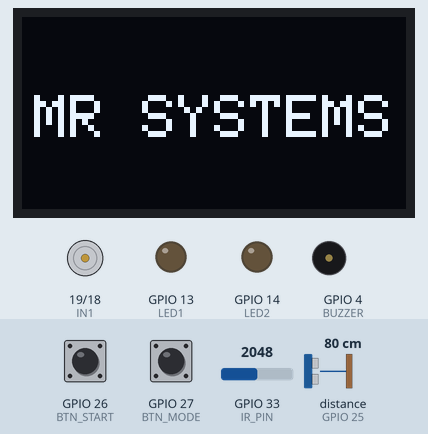
Recording of a sketch running on a simulated ESP32. On the bench: 128×64 one-colour display, motor-driver pin pairs drawn as motors (green arrow = first pin HIGH = forward, orange = second pin HIGH = backward, longer = more drive, scaled by the enable pin), output pins drawn as LEDs (lit = HIGH), buzzer (waves = sounding, pin HIGH). Inputs (shaded band) come from the test bench; at power-on: GPIO 26 (BTN_START) HIGH, GPIO 33 (IR_PIN) = 2048, distance to the obstacle (sensor on GPIO 25) 80 cm, GPIO 27 (BTN_MODE) HIGH. The echo pulse lasts 58.3 µs per cm; pins used as bus, display or sensor lines are not drawn.

Above: at 13.8 s.
At 17.7 s:
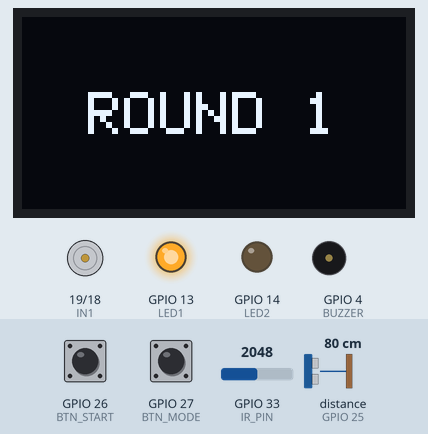
17.8 s: GPIO 26 (BTN_START) pulled LOW for 0.15 s
At 18.9 s:
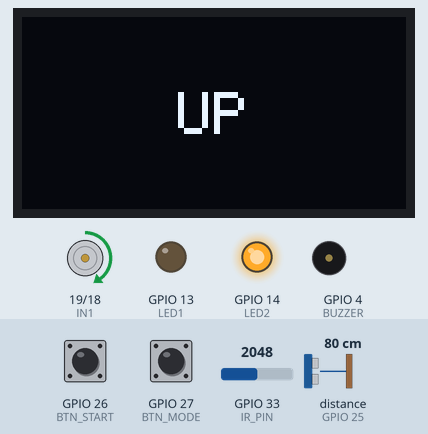
19.4 s: GPIO 33 (IR_PIN) set to 524
20.9 s: GPIO 33 (IR_PIN) set to 479
At 22.0 s:
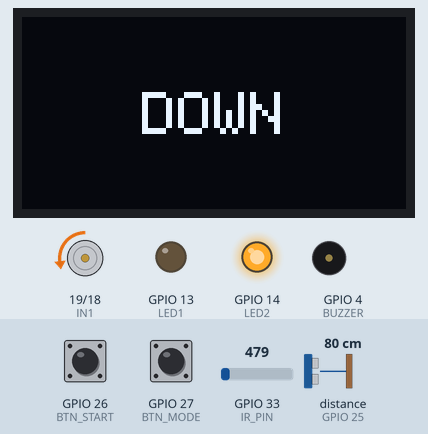
23.0 s: distance to the obstacle (sensor on GPIO 25) set to 17 cm
24.5 s: distance to the obstacle (sensor on GPIO 25) set to 14 cm
At 24.9 s:
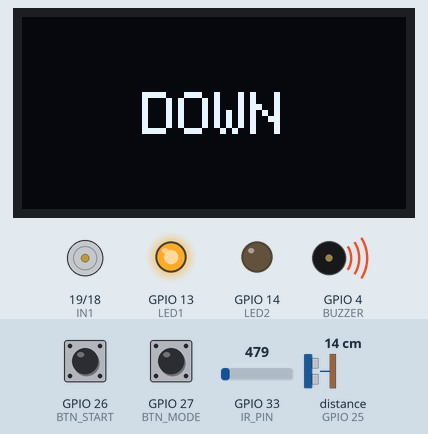
26.5 s: GPIO 27 (BTN_MODE) pulled LOW for 0.15 s
At 27.1 s:
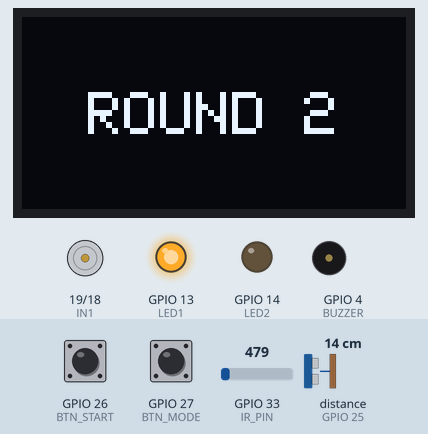
Timing chart, 0 to 29.1 s (numbered marks = the images above; inputs shaded):
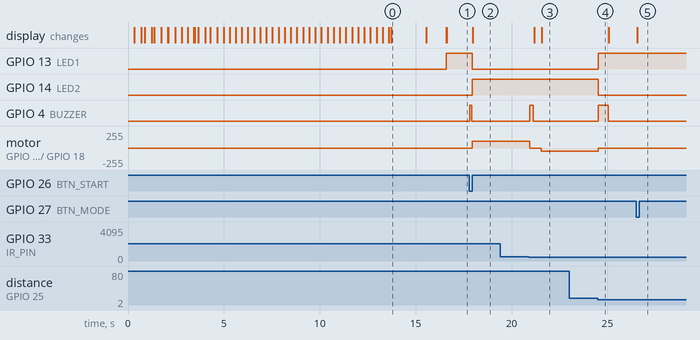

The sketch:

pipe_crawler_final.ino
```cpp
#include <Wire.h>
#include <Adafruit_GFX.h>
#include <Adafruit_SSD1306.h>
#include <math.h>

#define SCREEN_WIDTH 128
#define SCREEN_HEIGHT 64

Adafruit_SSD1306 display(SCREEN_WIDTH, SCREEN_HEIGHT, &Wire, -1);

// ===== PINS =====
#define IN1 19
#define IN2 18
#define PWM 23

#define IR_PIN 33
#define TRIG 32
#define ECHO 25

#define LED1 13
#define LED2 14
#define BUZZER 4

#define BTN_START 26
#define BTN_MODE 27

// ===== STATES =====
bool running = false;
bool goingUp = true;
bool lastStart = HIGH;
bool lastMode = HIGH;

int mode = 0;

bool roofDetected = false;
bool pauseActive = false;

unsigned long stopTime = 0;

bool midHoldDone = false;
bool midHoldActive = false;
unsigned long midHoldTime = 0;

float maxHeight = 0;
float halfHeight = 0;

int threshold = 500;
int speedUp = 100;
int speedDown = 50;

// ===== YOUR EXACT WELCOME (UNCHANGED) =====
int cx = 64;
int cy = 26;
int orbR = 14;
int botOffset = 5;

void drawOrb() {
  display.drawCircle(cx, cy, orbR, WHITE);
  display.drawCircle(cx, cy, orbR + 1, WHITE);
}

void drawBot(float angle) {

  float r = orbR + botOffset;

  int cx_bot = (int)(cx + cos(angle) * r);
  int cy_bot = (int)(cy + sin(angle) * r);

  float dx = cos(angle);
  float dy = sin(angle);

  float nx = -sin(angle);
  float ny = cos(angle);

  int bx = (int)(cx_bot + dx * 2);
  int by = (int)(cy_bot + dy * 2);

  int topX = (int)(bx + dx * 8);
  int topY = (int)(by + dy * 8);

  display.drawLine(bx, by, topX, topY, WHITE);
  display.drawLine(bx + nx*2, by + ny*2, topX + nx*2, topY + ny*2, WHITE);
  display.drawLine(bx - nx*2, by - ny*2, topX - nx*2, topY - ny*2, WHITE);

  display.drawLine(topX + nx*2, topY + ny*2, topX - nx*2, topY - ny*2, WHITE);

  int midX = (bx + topX) / 2;
  int midY = (by + topY) / 2;

  int armLen = 5;

  int arm1x = (int)(midX + nx * armLen + dx);
  int arm1y = (int)(midY + ny * armLen + dy);

  int arm2x = (int)(midX - nx * armLen + dx);
  int arm2y = (int)(midY - ny * armLen + dy);

  display.drawLine(midX, midY, arm1x, arm1y, WHITE);
  display.drawLine(midX, midY, arm2x, arm2y, WHITE);

  int wx1 = (int)(cx_bot + nx * 4);
  int wy1 = (int)(cy_bot + ny * 4);

  int wx2 = (int)(cx_bot - nx * 4);
  int wy2 = (int)(cy_bot - ny * 4);

  display.drawCircle(wx1, wy1, 2, WHITE);
  display.drawCircle(wx2, wy2, 2, WHITE);
}

void drawDots(float offset) {
  for (int i = 0; i < 360; i += 20) {
    float a = radians(i) + offset;
    int x = (int)(cx + cos(a) * (orbR + 4));
    int y = (int)(cy + sin(a) * (orbR + 4));
    display.drawPixel(x, y, WHITE);
  }
}

void drawScan(float angle) {
  int x = (int)(cx + cos(angle) * orbR);
  int y = (int)(cy + sin(angle) * orbR);
  display.fillCircle(x, y, 2, WHITE);
}

void centerText(const char* txt, int y, int size = 1) {
  display.setTextSize(size);
  int16_t x1, y1;
  uint16_t w, h;
  display.getTextBounds(txt, 0, 0, &x1, &y1, &w, &h);
  display.setCursor((128 - w) / 2, y);
  display.print(txt);
}

void bottomText(const char* txt) {
  display.fillRect(0, 52, 128, 12, BLACK);
  display.setTextSize(1);
  int16_t x1, y1;
  uint16_t w, h;
  display.getTextBounds(txt, 0, 0, &x1, &y1, &w, &h);
  display.setCursor((128 - w) / 2, 54);
  display.print(txt);
}

void bootAnim() {

  float angle = -PI/2;

  for (int i = 0; i < 50; i++) {
    display.clearDisplay();
    drawOrb();
    angle += 0.04;
    drawBot(angle);
    bottomText("BOOTING");
    display.display();
    delay(20);
  }

  for (int i = 0; i < 50; i++) {
    display.clearDisplay();
    drawOrb();
    angle += 0.04;
    drawBot(angle);
    bottomText("INITIALIZING");
    display.display();
    delay(20);
  }

  for (int i = 0; i < 70; i++) {
    display.clearDisplay();
    drawOrb();
    angle += 0.05;
    drawBot(angle);
    drawDots(angle);
    bottomText("SCANNING");
    display.display();
    delay(20);
  }

  for (int i = 0; i < 70; i++) {
    display.clearDisplay();
    drawOrb();
    angle += 0.06;
    drawBot(angle);
    drawScan(angle);
    bottomText("LOADING DRIVERS");
    display.display();
    delay(20);
  }

  for (int i = 0; i < 60; i++) {
    display.clearDisplay();
    drawOrb();
    angle += 0.03 + 0.02 * (1 - cos(angle));
    drawBot(angle);
    drawDots(angle);
    bottomText("ALMOST THERE");
    display.display();
    delay(20);
  }

  for (int i = 0; i < 40; i++) {
    display.clearDisplay();
    centerText("MR SYSTEMS", 26, 2);
    display.display();
    delay(20);
  }

  display.clearDisplay();

  display.drawCircle(cx, cy, orbR, WHITE);
  display.drawLine(cx - 5, cy, cx, cy + 5, WHITE);
  display.drawLine(cx, cy + 5, cx + 6, cy - 4, WHITE);

  centerText("READY", 44, 2);

  display.display();
  delay(1000);

  display.clearDisplay();
  display.display();
}

// ===== MOTOR + LOGIC (UNCHANGED) =====
void setSpeed(int s){ ledcWrite(PWM,s); }
void forward(){ digitalWrite(IN1,HIGH); digitalWrite(IN2,LOW); }
void backward(){ digitalWrite(IN1,LOW); digitalWrite(IN2,HIGH); }
void stopMotors(){ digitalWrite(IN1,LOW); digitalWrite(IN2,LOW); }

float getDistance(){
  digitalWrite(TRIG,LOW); delayMicroseconds(2);
  digitalWrite(TRIG,HIGH); delayMicroseconds(10);
  digitalWrite(TRIG,LOW);
  long d=pulseIn(ECHO,HIGH,30000);
  if(d==0)return -1;
  return d*0.034/2;
}

void beep(int t=100){
  digitalWrite(BUZZER,HIGH);
  delay(t);
  digitalWrite(BUZZER,LOW);
}

// ===== SETUP =====
void setup(){

  pinMode(IN1,OUTPUT); pinMode(IN2,OUTPUT);
  pinMode(IR_PIN,INPUT);
  pinMode(TRIG,OUTPUT); pinMode(ECHO,INPUT);

  pinMode(LED1,OUTPUT); pinMode(LED2,OUTPUT);
  pinMode(BUZZER,OUTPUT);

  pinMode(BTN_START,INPUT_PULLUP);
  pinMode(BTN_MODE,INPUT_PULLUP);

  ledcAttach(PWM,1000,8);

  Wire.begin(21,22);
  display.begin(SSD1306_SWITCHCAPVCC,0x3C);
  display.setTextColor(WHITE);

  bootAnim(); // EXACT WELCOME
}

// ===== LOOP (UNCHANGED LOGIC) =====
void loop(){

  bool s=digitalRead(BTN_START);
  bool m=digitalRead(BTN_MODE);

  if(lastMode==HIGH && m==LOW) mode=!mode;
  lastMode=m;

  if(lastStart==HIGH && s==LOW){
    running=!running;
    if(running){
      goingUp=true;
      roofDetected=false;
      pauseActive=false;
      midHoldDone=false;
      midHoldActive=false;
      maxHeight=0;
    }
    beep(120);
  }
  lastStart=s;

  if(!running){
    stopMotors();
    digitalWrite(LED2,LOW);
    digitalWrite(LED1,HIGH);
    display.clearDisplay();
    centerText(mode==0?"ROUND 1":"ROUND 2",25,2);
    display.display();
    return;
  }

  float dist=getDistance();
  int ir=analogRead(IR_PIN);

  if(goingUp && dist>0 && dist>maxHeight) maxHeight=dist;

  if(goingUp){

    digitalWrite(LED2,HIGH);
    digitalWrite(LED1,LOW);

    if(pauseActive){
      stopMotors();
      display.clearDisplay();
      centerText("CEILING",25,2);
      display.display();

      if(millis()-stopTime>=400){
        goingUp=false;
        pauseActive=false;
        halfHeight=maxHeight/2;
      }
      return;
    }

    setSpeed(speedUp);
    forward();

    display.clearDisplay();
    centerText("UP",25,2);
    display.display();

    if(ir<threshold && !roofDetected){
      roofDetected=true;
      stopMotors();
      beep(200);
      pauseActive=true;
      stopTime=millis();
    }
  }

  else{

    digitalWrite(LED2,HIGH);
    digitalWrite(LED1,LOW);

    if(mode==1 && !midHoldDone && dist>0 && abs(dist-halfHeight)<1.5){
      stopMotors();
      midHoldActive=true;
      midHoldTime=millis();
      midHoldDone=true;
      beep(300);
    }

    if(midHoldActive){
  digitalWrite(LED2,LOW);
  digitalWrite(LED1,HIGH);

  digitalWrite(BUZZER, HIGH); // 🔥 CONTINUOUS BUZZ

  display.clearDisplay();
  centerText("HOLD",25,2);
  display.display();

  if(millis()-midHoldTime>=10000){
    midHoldActive=false;
    digitalWrite(BUZZER, LOW); // 🔇 STOP BUZZ AFTER HOLD
  }
  return;
}

    setSpeed(speedDown);
    backward();

    display.clearDisplay();
    centerText("DOWN",25,2);
    display.display();

    static int confirm=0;
    if(dist>0 && dist<15) confirm++;
    else if(dist>25) confirm=0;

    if(confirm>=1){
      stopMotors();
      digitalWrite(LED2,LOW);
      digitalWrite(LED1,HIGH);
      beep(500);
      running=false;
    }
  }
}
```

Measured:
- the behaviour switches between 500 and 499 on GPIO 33 (IR_PIN) (found by bisection; images 2 and 3)
- the behaviour switches between 16 and 15 cm on distance to the obstacle (sensor on GPIO 25) (found by bisection; images 3 and 4)
- after the input at 17.8 s, GPIO 13 (LED1): HIGH → LOW after 0.14 s; GPIO 14 (LED2): LOW → HIGH after 0.14 s; GPIO 4 (BUZZER): LOW → HIGH at once, → LOW 0.12 s later; motor on GPIO 19 (IN1) / GPIO 18 (IN2): stopped → forward 100/255 after 0.14 s; the display: changes after 0.17 s (image 2)
- after the input at 19.4 s, every drawn part: stays the same
- after the input at 20.9 s, GPIO 4 (BUZZER): LOW → HIGH at once, → LOW 0.20 s later; motor on GPIO 19 (IN1) / GPIO 18 (IN2): forward 100/255 → stopped at once, → backward 50/255 0.61 s later; the display: first changes after 0.27 s (image 3 shows a later state)
- after the input at 23.0 s, every drawn part: stays the same
- after the input at 24.5 s, GPIO 13 (LED1): LOW → HIGH at once; GPIO 14 (LED2): HIGH → LOW at once; GPIO 4 (BUZZER): LOW → HIGH at once, → LOW 0.50 s later; motor on GPIO 19 (IN1) / GPIO 18 (IN2): backward 50/255 → stopped at once
- after the input at 26.5 s, the display: changes after 0.05 s (image 5)
- what the display in image 0 shows lasts 1.9 s, from 13.7 s to 15.6 s
